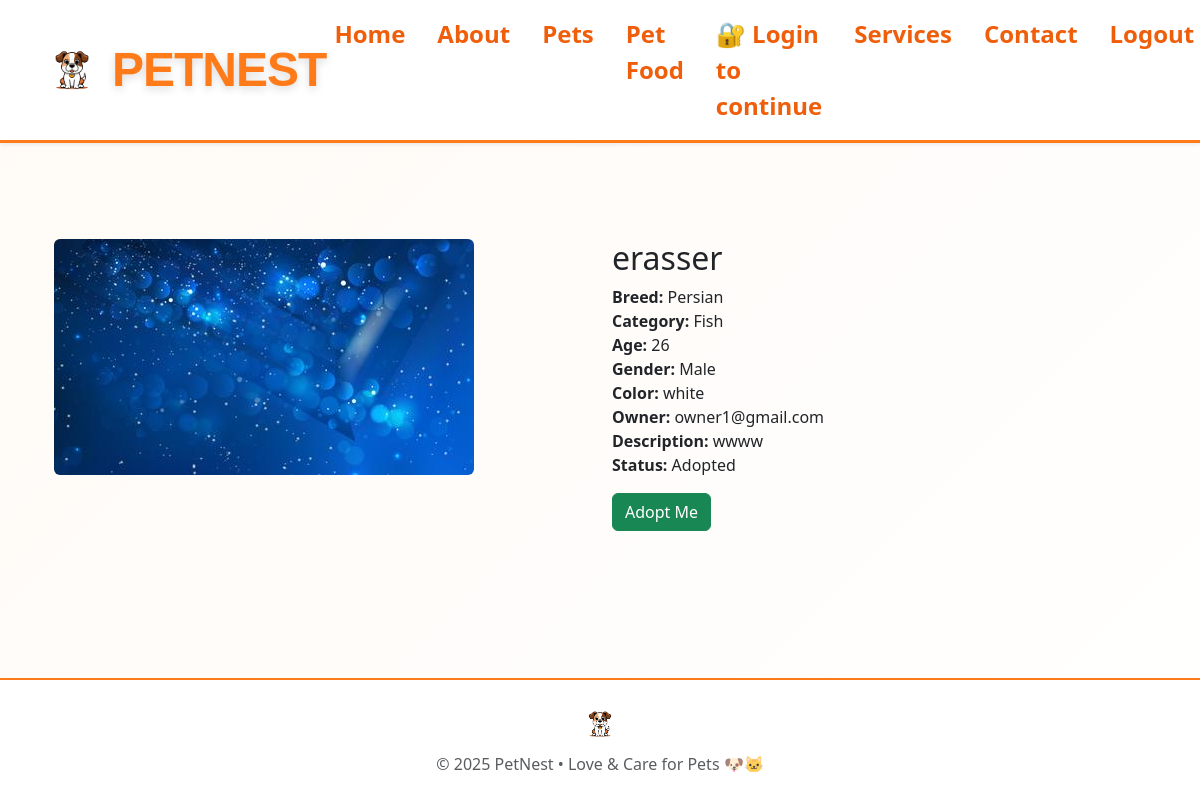
The app's page /pets/1/ with its own data.
### Pets_App/models.py (models this page shows, shortened)
class Pet(models.Model):
    GENDER_CHOICES = (
        ('male', 'Male'),
        ('female', 'Female'),
    )
    AVAILABILITY_CHOICES = (
        ('available', 'Available'),
        ('adopted', 'Adopted'),
    )
    APPROVAL_CHOICES = (
        ('pending', 'Pending'),
        ('approved', 'Approved'),
        ('rejected', 'Rejected'),
    )
    owner = models.ForeignKey(User, on_delete=models.CASCADE)
    category = models.ForeignKey(
        PetCategory,
        on_delete=models.CASCADE,
        related_name="pets",
        null=True,
        blank=True
    )
    breed = models.ForeignKey(
        PetBreed,
        on_delete=models.SET_NULL,
        null=True,
        blank=True
    )
    name = models.CharField(max_length=150)
    age = models.CharField(max_length=50, default='Unknown')
    gender = models.CharField(max_length=10, choices=GENDER_CHOICES, blank=True)
    colour = models.CharField(max_length=50, default="Unknown")
    description = models.TextField(blank=True)
    photo = models.ImageField(upload_to="pet_images/", null=True, blank=True)
    availability = models.CharField(
        max_length=20,
        choices=AVAILABILITY_CHOICES,
        default='available'
    )
    approval_status = models.CharField(
        max_length=20,
        choices=APPROVAL_CHOICES,
        default='pending'
    )
    created_at = models.DateTimeField(auto_now_add=True)

class PetBreed(models.Model):
    category = models.ForeignKey(
        PetCategory,
        on_delete=models.CASCADE,
        related_name="breeds"
    )
    name = models.CharField(max_length=100)

class PetCategory(models.Model):
    name = models.CharField(max_length=100, unique=True)

### Pets_App/views.py (the view)
# urls.py: path('<int:pk>/', views.pet_detail, name='pet_detail'),
def pet_detail(request, pk):
    pet = get_object_or_404(Pet, pk=pk)
    return render(request, 'Pets_App/pet_detail.html', {'pet': pet})

### Pets_App/Templates/Pets_App/pet_detail.html (shortened to what this page needs)
{% extends 'base.html' %}
{% load static %}
{% block content %}
<div class="container mt-5">
    <div class="row">
        <div class="col-md-6">
            {% if pet.photo %}
                <img src="{{ pet.photo.url }}" class="img-fluid rounded" alt="{{ pet.name }}">
            {% else %}
                <img src="{% static 'images/pet1.png' %}" class="img-fluid rounded" alt="No Image">
            {% endif %}
        </div>
        <div class="col-md-6">
            <h2>{{ pet.name }}</h2>
            <p>
                <strong>Breed:</strong> {% if pet.breed %}{{ pet.breed.name }}{% else %}Unknown{% endif %}<br>
                <strong>Category:</strong> {{ pet.category.name }}<br>
                <strong>Age:</strong> {{ pet.age }}<br>
                <strong>Gender:</strong> {{ pet.gender }}<br>
                <strong>Color:</strong> {{ pet.colour }}<br>
              <strong>Owner:</strong>
{% if pet.owner %}
    {{ pet.owner.first_name|default:pet.owner.username }}
{% else %}
    Unknown
{% endif %}
<br>
<strong>Description:</strong> {{ pet.description }}<br>
  <strong>Status:</strong> {{ pet.availability }}
            </p>
            <a href="#" class="btn btn-success">Adopt Me</a>
        </div>
    </div>
</div>
{% endblock %}

### static/css/user.css (style rules this page uses)
.user-body { background: linear-gradient(135deg, #fffaf5, #fff); min-height: 100vh; display: flex; flex-direction: column; }

### records on screen
Pet: photo (picture), name "erasser", breed.name "Persian", category.name "Fish", age "26", gender "Male", colour "white", owner.first_name "owner1@gmail.com", description "wwww", availability "Adopted"

### other values on screen
{{ year|default:2025 }} "2025"
